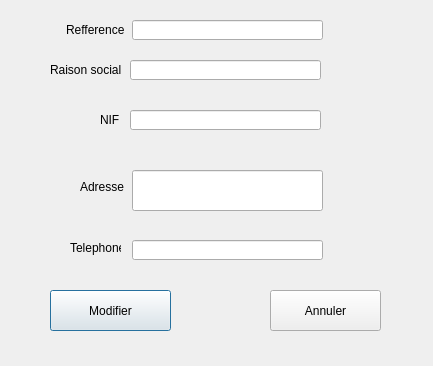
<?xml version="1.0" encoding="UTF-8"?>
<ui version="4.0">
 <class>modificat_fournisseur</class>
 <widget class="QDialog" name="modificat_fournisseur">
  <property name="geometry">
   <rect>
    <x>0</x>
    <y>0</y>
    <width>433</width>
    <height>366</height>
   </rect>
  </property>
  <property name="windowTitle">
   <string>Dialog</string>
  </property>
  <widget class="QPushButton" name="modif_fourn">
   <property name="geometry">
    <rect>
     <x>50</x>
     <y>290</y>
     <width>121</width>
     <height>41</height>
    </rect>
   </property>
   <property name="text">
    <string>Modifier</string>
   </property>
  </widget>
  <widget class="QPushButton" name="annulation">
   <property name="geometry">
    <rect>
     <x>270</x>
     <y>290</y>
     <width>111</width>
     <height>41</height>
    </rect>
   </property>
   <property name="text">
    <string>Annuler</string>
   </property>
  </widget>
  <widget class="QLineEdit" name="lineEdit">
   <property name="geometry">
    <rect>
     <x>130</x>
     <y>60</y>
     <width>191</width>
     <height>20</height>
    </rect>
   </property>
  </widget>
  <widget class="QLineEdit" name="lineEdit_2">
   <property name="geometry">
    <rect>
     <x>130</x>
     <y>110</y>
     <width>191</width>
     <height>20</height>
    </rect>
   </property>
  </widget>
  <widget class="QLineEdit" name="lineEdit_3">
   <property name="geometry">
    <rect>
     <x>132</x>
     <y>170</y>
     <width>191</width>
     <height>41</height>
    </rect>
   </property>
  </widget>
  <widget class="QLineEdit" name="lineEdit_4">
   <property name="geometry">
    <rect>
     <x>132</x>
     <y>20</y>
     <width>191</width>
     <height>20</height>
    </rect>
   </property>
  </widget>
  <widget class="QLineEdit" name="lineEdit_5">
   <property name="geometry">
    <rect>
     <x>132</x>
     <y>240</y>
     <width>191</width>
     <height>20</height>
    </rect>
   </property>
  </widget>
  <widget class="QLabel" name="label">
   <property name="geometry">
    <rect>
     <x>66</x>
     <y>20</y>
     <width>61</width>
     <height>20</height>
    </rect>
   </property>
   <property name="text">
    <string>Refference</string>
   </property>
  </widget>
  <widget class="QLabel" name="label_2">
   <property name="geometry">
    <rect>
     <x>50</x>
     <y>60</y>
     <width>71</width>
     <height>20</height>
    </rect>
   </property>
   <property name="text">
    <string>Raison sociale</string>
   </property>
  </widget>
  <widget class="QLabel" name="label_3">
   <property name="geometry">
    <rect>
     <x>100</x>
     <y>110</y>
     <width>20</width>
     <height>20</height>
    </rect>
   </property>
   <property name="text">
    <string>NIF</string>
   </property>
  </widget>
  <widget class="QLabel" name="label_4">
   <property name="geometry">
    <rect>
     <x>80</x>
     <y>180</y>
     <width>47</width>
     <height>13</height>
    </rect>
   </property>
   <property name="text">
    <string>Adresse</string>
   </property>
  </widget>
  <widget class="QLabel" name="label_5">
   <property name="geometry">
    <rect>
     <x>70</x>
     <y>240</y>
     <width>51</width>
     <height>16</height>
    </rect>
   </property>
   <property name="text">
    <string>Telephone</string>
   </property>
  </widget>
 </widget>
 <resources/>
 <connections/>
</ui>
